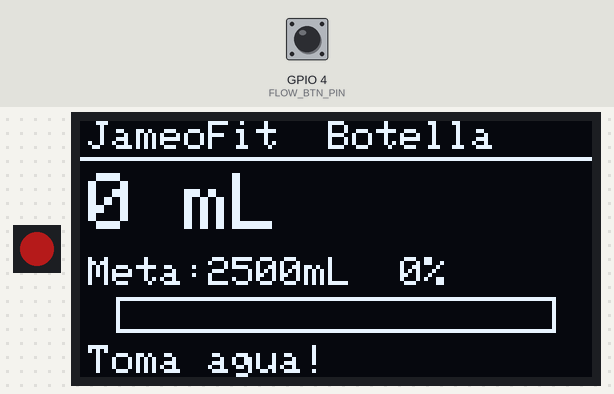
A program run on a simulated ESP32. Shown: 1 RGB LEDs in strip order, left to right, 128×64 one-colour display. The inputs (shaded band) are chosen by the test bench; at power-on: GPIO 4 (FLOW_BTN_PIN) HIGH. Dim RGB values are drawn brighter than linear; WiFi joins after 1.5 s; servers stay silent unless stated; uploads are accepted with an empty reply; what the program prints to the serial monitor is not drawn.

Above: at 5.8 s.
5.9 s: GPIO 4 (FLOW_BTN_PIN) pulled LOW for 0.15 s
At 6.9 s:
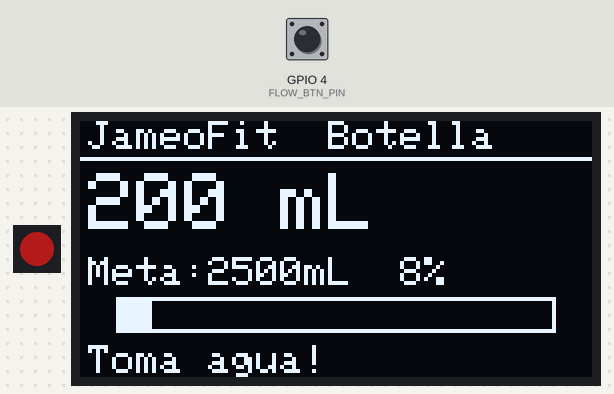
7.5 s: GPIO 4 (FLOW_BTN_PIN) pulled LOW for 1 s
At 8.9 s:
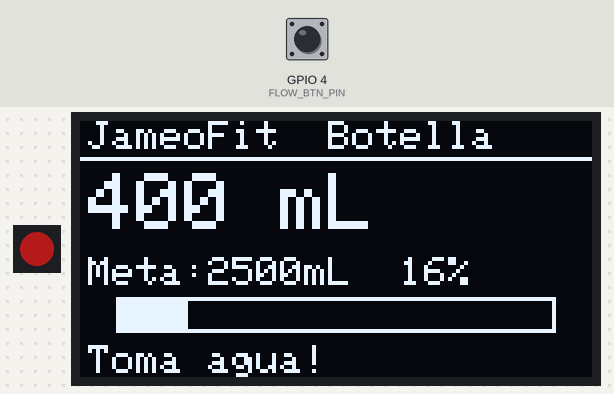
10.0 s: GPIO 4 (FLOW_BTN_PIN) pulled LOW for 0.15 s
At 10.5 s:
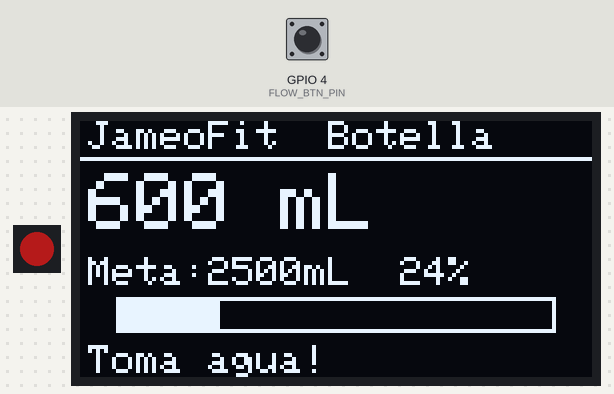
11.6 s: GPIO 4 (FLOW_BTN_PIN) pulled LOW for 1 s
At 12.5 s:
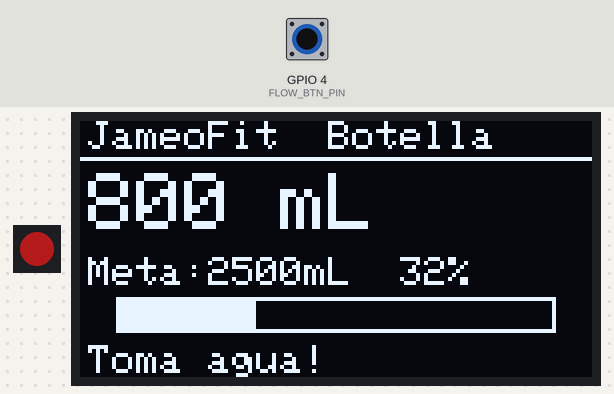
14.1 s: GPIO 4 (FLOW_BTN_PIN) pulled LOW for 3.2 s
At 14.5 s:
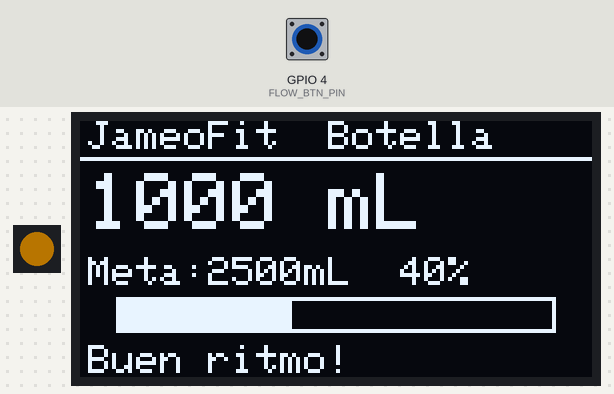
Timing chart, 0 to 17.1 s (numbered marks = the images above; inputs shaded):
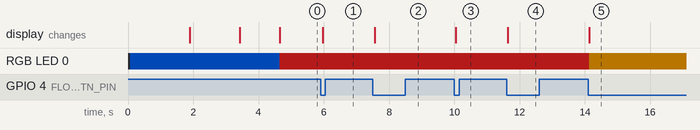

Measured:
- after the input at 5.9 s, the display: changes after 0.07 s (image 1)
- after the input at 7.5 s, the display: changes after 0.06 s (image 2)
- after the input at 10.0 s, the display: changes after 0.05 s (image 3)
- after the input at 11.6 s, the display: changes at once (image 4)
- after the input at 14.1 s, RGB LED 0: RGB(63, 9, 9) → RGB(69, 44, 0) at once; the display: first changes at once (image 5 shows a later state)

The program:

main.cpp
```cpp
#include <Arduino.h>
#include <ArduinoJson.h>
#include <HTTPClient.h>
#include <WiFi.h>
#include <Wire.h>
#include <Adafruit_GFX.h>
#include <Adafruit_SSD1306.h>
#include <Adafruit_NeoPixel.h>

#define WIFI_SSID       "Wokwi-GUEST"
#define WIFI_PASSWORD   ""
#define ENDPOINT_URL    "https://jameofit-iot.free.beeceptor.com/api/v1/hydration"
#define API_KEY         "jameofit-bottle-key-001"
#define DEVICE_ID       "bottle-jameofit-001"
#define USER_ID         "usr_12345"
#define DAILY_GOAL_ML    2500.0f

#define FLOW_BTN_PIN    4
#define NEOPIXEL_PIN    5
#define NEOPIXEL_COUNT  1
#define SCREEN_W        128
#define SCREEN_H        64
#define OLED_RESET      -1
#define OLED_I2C_ADDR   0x3C
#define SIP_ML          200.0f
#define DEBOUNCE_MS     300

Adafruit_SSD1306  display(SCREEN_W, SCREEN_H, &Wire, OLED_RESET);
Adafruit_NeoPixel pixel(NEOPIXEL_COUNT, NEOPIXEL_PIN, NEO_GRB + NEO_KHZ800);
HTTPClient        http;

float         totalMl      = 0.0f;
int           lastBtnState = HIGH;
unsigned long lastBtnTime  = 0;

void connectWiFi();
void splashScreen();
void drawDisplay();
void refreshLED();
void postHydration(float ml);

void setup() {
  Serial.begin(115200);
  Serial.println("======================================");
  Serial.println("  JameoFit – Botella Inteligente      ");
  Serial.println("  Presiona el boton azul = 1 sorbo    ");
  Serial.println("======================================");

  pinMode(FLOW_BTN_PIN, INPUT_PULLUP);

  pixel.begin();
  pixel.setBrightness(80);
  pixel.setPixelColor(0, pixel.Color(0, 80, 200));
  pixel.show();

  Wire.begin();
  if (!display.begin(SSD1306_SWITCHCAPVCC, OLED_I2C_ADDR)) {
    Serial.println("[ERROR] OLED SSD1306 no encontrado");
    while (true) delay(1000);
  }
  splashScreen();
  delay(1800);

  connectWiFi();
  drawDisplay();
  refreshLED();

  Serial.println("[OK] Sistema listo. Presiona el boton azul para simular.");
}

void loop() {
  int  currentBtn = digitalRead(FLOW_BTN_PIN);
  unsigned long now = millis();

  if (currentBtn == LOW && lastBtnState == HIGH && (now - lastBtnTime) > DEBOUNCE_MS) {
    lastBtnTime = now;
    totalMl    += SIP_ML;

    float pct = (totalMl / DAILY_GOAL_ML) * 100.0f;
    Serial.printf("[SENSOR] Sorbo detectado | +%.0f mL | Total: %.0f / %.0f mL (%.0f%%)\n",
                  SIP_ML, totalMl, DAILY_GOAL_ML, pct);

    drawDisplay();
    refreshLED();
    postHydration(SIP_ML);
  }

  lastBtnState = currentBtn;
  delay(50);
}

void connectWiFi() {
  display.clearDisplay();
  display.setTextSize(1);
  display.setTextColor(SSD1306_WHITE);
  display.setCursor(12, 24);
  display.print("Conectando WiFi...");
  display.display();

  WiFi.mode(WIFI_STA);
  WiFi.begin(WIFI_SSID, WIFI_PASSWORD);
  Serial.print("[WiFi] Conectando");

  while (WiFi.status() != WL_CONNECTED) {
    Serial.print(".");
    delay(500);
  }

  Serial.println();
  Serial.print("[WiFi] Conectado: ");
  Serial.println(WiFi.localIP());

  display.clearDisplay();
  display.setCursor(30, 18);
  display.print("WiFi OK!");
  display.setCursor(14, 32);
  display.print(WiFi.localIP());
  display.display();
  delay(1200);
}

void postHydration(float ml) {
  if (WiFi.status() != WL_CONNECTED) {
    Serial.println("[HTTP] Sin WiFi – publicacion omitida");
    return;
  }

  JsonDocument doc;
  doc["userId"]   = USER_ID;
  doc["deviceId"] = DEVICE_ID;
  doc["ml"]       = ml;
  doc["totalMl"]  = totalMl;
  doc["goalMl"]   = DAILY_GOAL_ML;
  doc["ts"]       = (unsigned long)millis();

  String body;
  serializeJson(doc, body);

  Serial.println("[HTTP] POST → " ENDPOINT_URL);
  Serial.print("[HTTP] Body: ");
  Serial.println(body);

  http.begin(ENDPOINT_URL);
  http.addHeader("Content-Type", "application/json");
  http.addHeader("X-API-Key", API_KEY);

  int code = http.POST(body);

  if (code > 0) {
    Serial.printf("[HTTP] Respuesta: %d\n", code);
    String resp = http.getString();
    if (resp.length() > 0) {
      Serial.print("[HTTP] Body resp: ");
      Serial.println(resp);
    }
  } else {
    Serial.print("[HTTP] Error: ");
    Serial.println(http.errorToString(code).c_str());
  }

  http.end();
}

void drawDisplay() {
  float pct = (totalMl / DAILY_GOAL_ML) * 100.0f;
  if (pct > 100.0f) pct = 100.0f;
  int barLen = (int)((pct / 100.0f) * 108.0f);

  char buf[32];

  display.clearDisplay();
  display.setTextColor(SSD1306_WHITE);

  display.setTextSize(1);
  display.setCursor(2, 0);
  display.print("JameoFit  Botella");
  display.drawLine(0, 9, 127, 9, SSD1306_WHITE);

  display.setTextSize(2);
  display.setCursor(2, 13);
  snprintf(buf, sizeof(buf), "%.0f mL", totalMl);
  display.print(buf);

  display.setTextSize(1);
  display.setCursor(2, 34);
  snprintf(buf, sizeof(buf), "Meta:%.0fmL  %.0f%%", DAILY_GOAL_ML, pct);
  display.print(buf);

  display.drawRect(9, 44, 110, 9, SSD1306_WHITE);
  if (barLen > 0) display.fillRect(10, 45, barLen, 7, SSD1306_WHITE);

  display.setCursor(2, 56);
  if      (pct >= 100.0f) display.print("Meta cumplida!  ");
  else if (pct >=  80.0f) display.print("Casi ahi!");
  else if (pct >=  40.0f) display.print("Buen ritmo!");
  else                    display.print("Toma agua!");

  display.display();
}

void refreshLED() {
  float pct = (totalMl / DAILY_GOAL_ML) * 100.0f;

  if      (pct >= 80.0f) pixel.setPixelColor(0, pixel.Color(0,   200,  80));
  else if (pct >= 40.0f) pixel.setPixelColor(0, pixel.Color(220, 140,   0));
  else                   pixel.setPixelColor(0, pixel.Color(200,  30,  30));

  pixel.show();
}

void splashScreen() {
  display.clearDisplay();
  display.setTextColor(SSD1306_WHITE);

  display.setTextSize(1);
  display.setCursor(18, 4);
  display.print("JF Technologies");

  display.setTextSize(2);
  display.setCursor(8, 18);
  display.print("JameoFit");

  display.setTextSize(1);
  display.setCursor(10, 38);
  display.print("Smart Bottle v1.0");

  display.setCursor(22, 52);
  display.print("Iniciando...");

  display.display();
}
```
